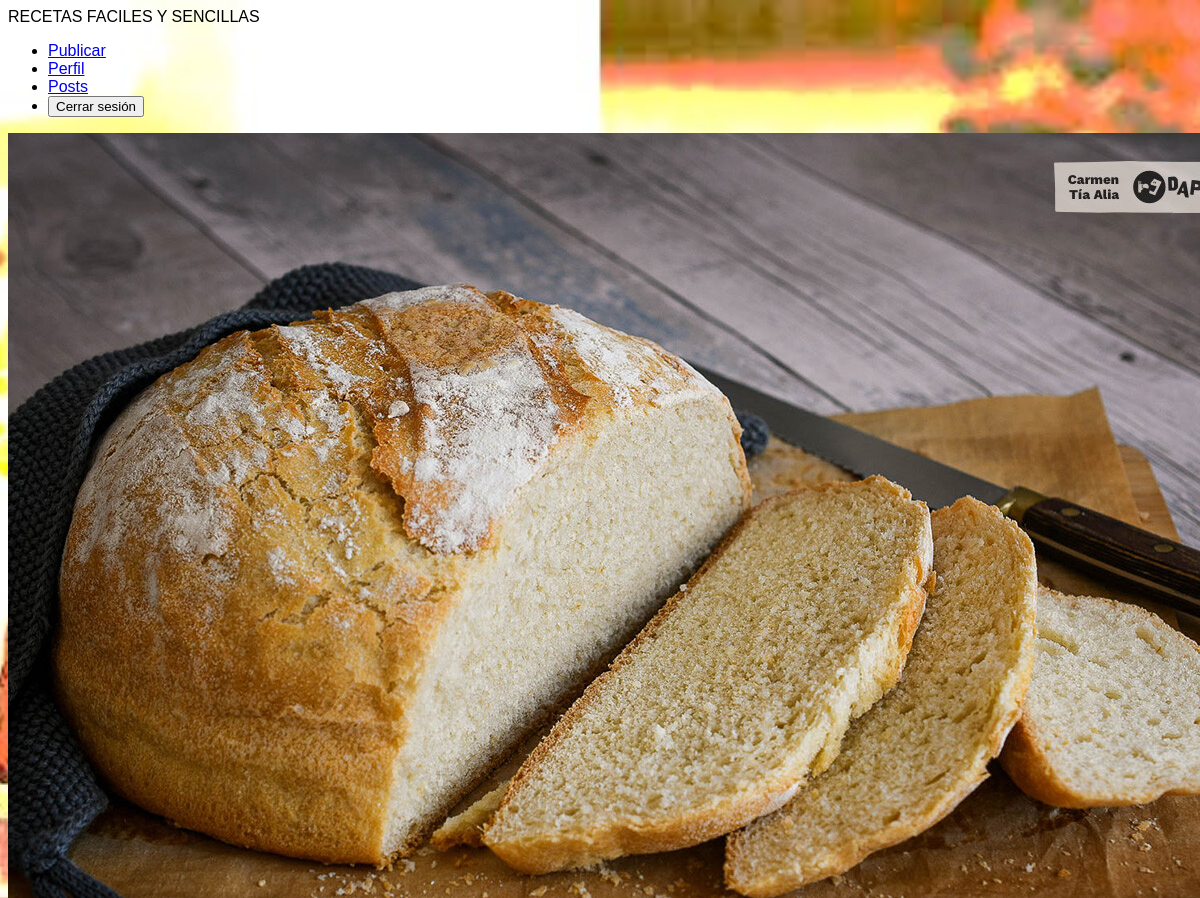
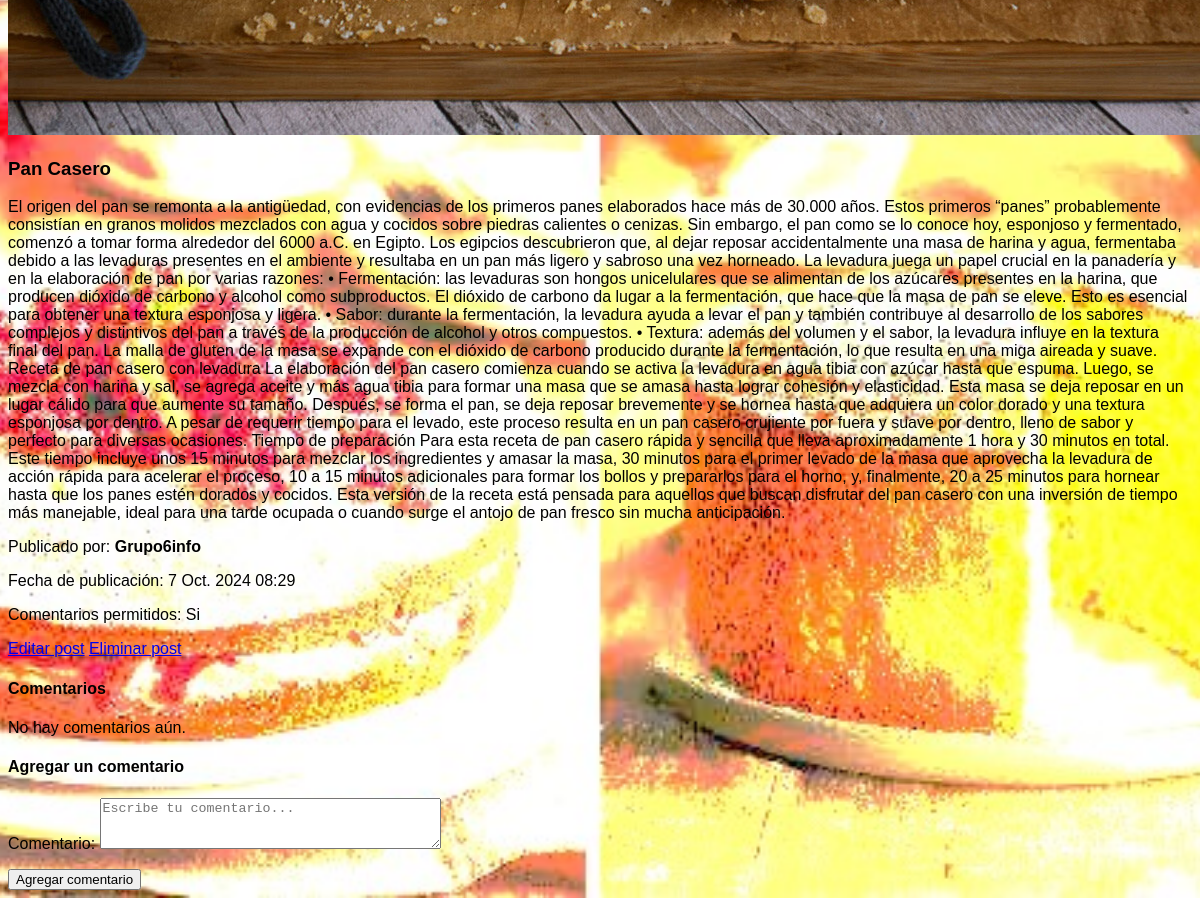
Screenshot of /posts/Pan-casero/ (signed in) with the database file from the repository (2 pictures, top to bottom).
### apps/post/models.py (models this page shows, shortened)
class PostImage(models.Model):
    post = models.ForeignKey(
        Post, on_delete=models.CASCADE, related_name='images')
    image = models.ImageField(upload_to=get_image_filename, default='post/default/post_default.png')
    active = models.BooleanField(default=True)

class Post(models.Model):
    id=models.UUIDField(primary_key=True, default=uuid.uuid4, editable=False)
    title= models.CharField(max_length=250)
    slug = models.SlugField(unique=True, max_length=200, blank=True)
    content = RichTextField(max_length=10000)
    author = models.ForeignKey(
        settings.AUTH_USER_MODEL, on_delete=models.CASCADE)
    creation_date = models.DateTimeField(default=timezone.now)
    modification_date = models.DateTimeField(auto_now=True)
    allow_comments = models.BooleanField(default=True)
    category = models.ForeignKey(Category, on_delete=models.SET_NULL, null=True, related_name='posts')

class Comment(models.Model):
    id = models.UUIDField(primary_key=True, default=uuid.uuid4, editable=False)
    content = models.TextField(max_length=500)
    creation_date = models.DateTimeField(auto_now_add=True)
    author= models.ForeignKey(settings.AUTH_USER_MODEL, on_delete=models.CASCADE)
    post = models.ForeignKey(Post, on_delete=models.CASCADE, related_name='comments')

### apps/user/models.py (models this page shows, shortened)
class User(AbstractUser):
    id=models.UUIDField(primary_key=True, default=uuid.uuid4, editable=False)
    alias = models.CharField(max_length=30, blank=True)
    avatar = models.ImageField(
        upload_to=get_avatar_filename, default='user/default/avatar_default.jpg')
    @property
    def is_collaborator(self):
        return self.groups.filter(name='Collaborators').exists()

### apps/post/views.py (the view, shortened to what this page needs)
# urls.py: path('posts/<slug:slug>/', views.PostDetailView.as_view(), name='post_detail'),
class PostDetailView(DetailView):
    model = Post
    template_name = 'post/post_detail.html'
    context_object_name = 'post'
    def get_context_data(self, **kwargs):
        context = super().get_context_data(**kwargs)
        active_images = self.object.images.filter(active=True)
        context['active_images'] = active_images
        context['add_comment_form'] = CommentForm()
        edit_comment_id = self.request.GET.get('edit_comment')
        delete_comment_id = self.request.GET.get('delete_comment')
        return context

### apps/post/forms.py
class CommentForm(forms.ModelForm):
    class Meta:
        model = Comment
        fields = ['content']
        labels = {
            'content': 'Comentario'
        }
        widgets = {
            'content': forms.Textarea(attrs={'rows': 3, 'placeholder': 'Escribe tu comentario...', 'class': 'p-2'})
        }

### templates/post/post_detail.html (shortened to what this page needs)
{% extends 'layouts/post_layout.html' %}
{% block content %}
{% if active_images %}
    <div class="grid grid-cols-1 sm:grid-cols-2 md:grid-cols-3 gap-4">
        {% for img in active_images %}
            <a href="{{ img.image.url }}" target="_blank">
                <img
                    src="{{ img.image.url }}"
                    alt="Portada del post {{ img.id }}"
                    class="w-[400px] object-cover aspect-[16/9]">
            </a>
        {% endfor %}
    </div>
{% endif %}
<h3 class="text-2xl uppercase font-bold">{{ post.title }}</h3>
<p>{{ post.content }}</p>
<p>Publicado por: <strong class="font-bold">{{ post.author.username }}</strong>
</p>
<p>Fecha de publicación: {{ post.creation_date }}</p>
<p>Comentarios permitidos: {{ post.allow_comments|yesno:"Si,No" }}</p>
<div class="flex mt-8 gap-4">
    <a
        class="bg-blue-500 text-white p-2 rounded-lg"
        href="{% url 'post:post_update' slug=post.slug %}"
    >Editar post</a>
    <a
        class="bg-red-500 text-white p-2 rounded-lg"
        href="{% url 'post:post_delete' slug=post.slug %}"
    >Eliminar post</a>
</div>
<h4 class="mt-8 mb-4">Comentarios</h4>
{% if post.comments.count > 0 %}
    <ul>
        {% for comment in post.comments.all %}
            <li class="mb-8">
                {% if comment.id == editing_comment_id %}
                    <form method="post" action="{% url 'post:comment_update' comment.id %}">
                        {% csrf_token %}
                    <p class="flex flex-col">{{ edit_comment_form.content.label_tag }} {{edit_comment_form.content }}</p>
                    <button type="submit" class="text-blue-500">Actualizar</button>
                    <a href="{% url 'post:post_detail' post.slug %}" class="text-red-500">Cancelar</a>
                    </form>
                {% elif comment.id == deleting_comment_id %}
                    <form method="post" action="{% url 'post:comment_delete' comment.id %}">
                        {% csrf_token %}
                        <p>¿Estás seguro de que deseas eliminar este comentario?</p>
                        <button type="submit" class="text-blue-500">Confirmar</button>
                        <a href="{% url 'post:post_detail' post.slug %}" class="text-red-500">Cancelar</a>
                    </form>
                {% else %}
                    <p>{{ comment.content }}</p>
                    <small>Escrito por <strong>{{ comment.author.username }}</strong> el {{comment.creation_date }}</small>
                    {% if comment.author == user %}
                        <a href="?edit_comment={{ comment.id }}" class="text-blue-500">Editar</a>
                        <a href="?delete_comment={{ comment.id }}" class="text-red-500">Eliminar</a>
                    {% elif user.is_collaborator and post.author == user and not comment.author.is_admin and not comment.author.is_superuser or user.is_superuser or user.is_admin %}
                        <a href="?delete_comment={{ comment.id }}" class="text-red-500">Eliminar</a>
                    {% endif %}
                {% endif %}
            </li>
        {% endfor %}
    </ul>
{% else %}
    <p>No hay comentarios aún.</p>
{% endif %}
{% if user.is_authenticated %}
    <h4>Agregar un comentario</h4>
    <form method="post" action="{% url 'post:comment_create' post.slug %}">
        <p class="flex flex-col mt-4 mb-8">{{ add_comment_form.content.label_tag }} {{add_comment_form.content }}</p>
        <button type="submit" class="bg-blue-500 text-white p-2 rounded-lg">Agregar comentario</button>
    </form>
{% endif %}
{% endblock content %}

### static/css/style.css (style rules this page uses)
body { display: flex; flex-direction: column; min-height: 100vh; font-family: 'Oswald', sans-serif; font-family: 'Poppins', sans-serif; }
body { background-image: url('../images/background.jpg'); background-size: cover; background-position: center; background-repeat: no-repeat; }

### rows the page displays
PostImage: image (picture)
Post: title "Pan Casero", content "El origen del pan se remonta a la antigüedad, con evidencias de los primeros panes elaborados hace más de 30.000 años. Estos primeros “panes” probablemente consistían en granos molidos mezclados con agua y cocidos sobre piedras calientes o cenizas. Sin embargo, el pan como se lo conoce hoy, esponjoso y fermentado, comenzó a tomar forma alrededor del 6000 a.C. en Egipto. Los egipcios descubrieron que, al dejar reposar accidentalmente una masa de harina y agua, fermentaba debido a las levaduras presentes en el ambiente y resultaba en un pan más ligero y sabroso una vez horneado. La levadura juega un papel crucial en la panadería y en la elaboración de pan por varias razones: • Fermentación:…", author.username "Grupo6info", creation_date "7 Oct. 2024 08:29", allow_comments "Si"

### other values shown
{{ add_comment_form.content.label_tag }} "Comentario:"
